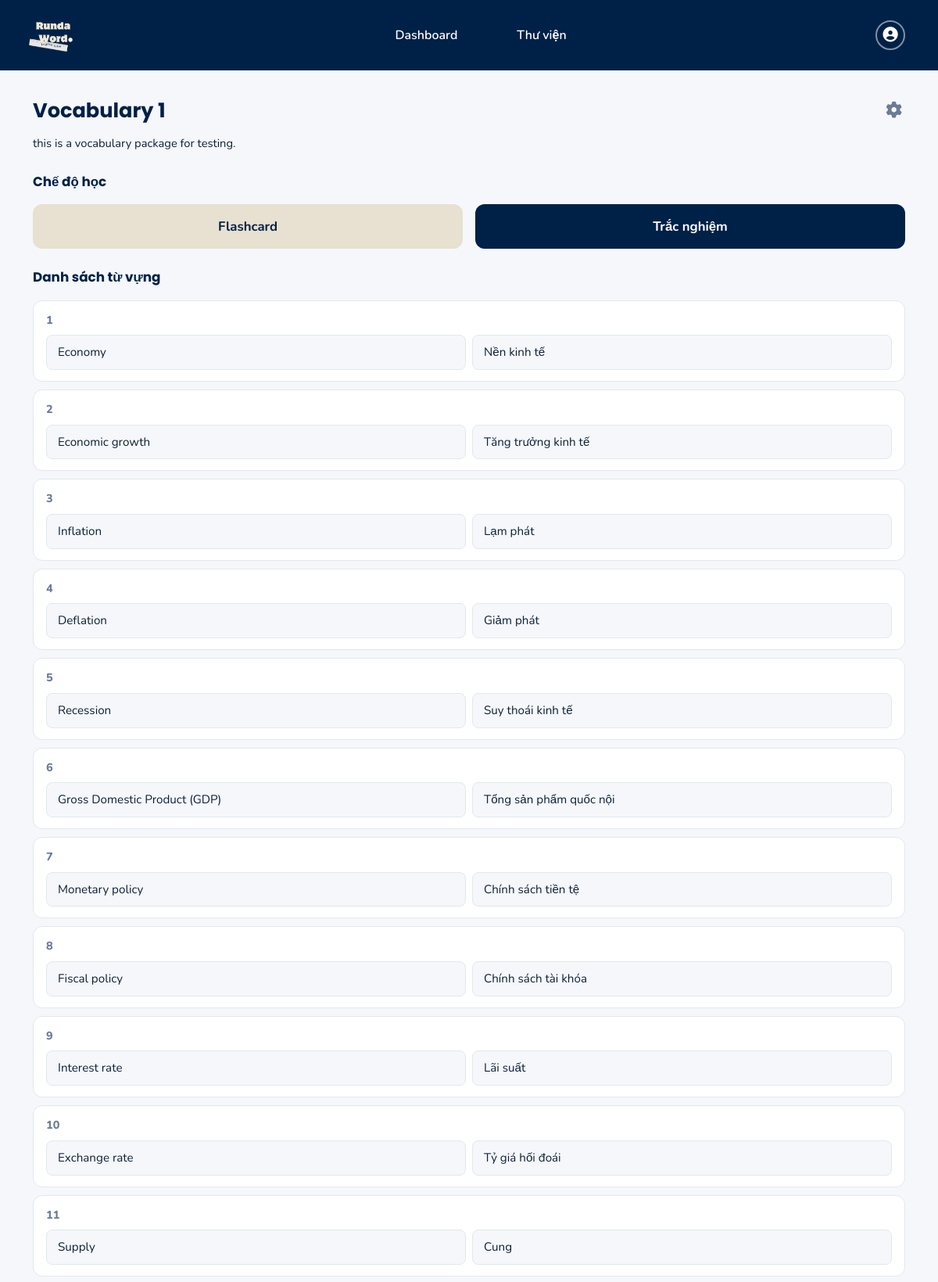
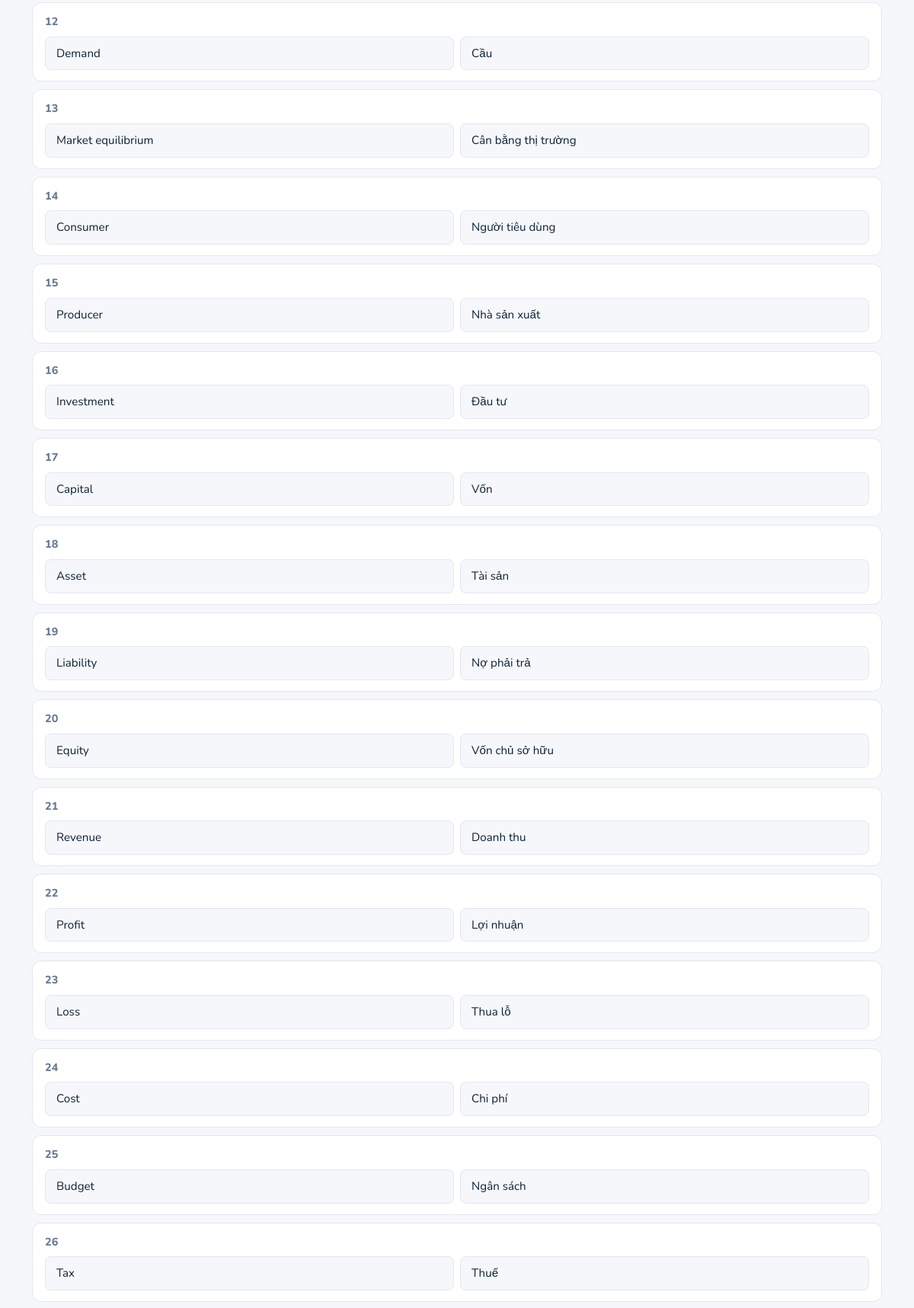
The page /package/4 (signed in, upper part) on the database its author committed (2 pictures, top to bottom).
### main.py (models this page shows)
class VocabPackage(db.Model):
    __tablename__ = 'vocab_packages'
    id = db.Column(db.Integer, primary_key=True)
    package_name = db.Column(db.String(100), nullable=False)
    package_description = db.Column(db.Text)
    created_at = db.Column(db.DateTime, default=datetime.utcnow)
    updated_at = db.Column(db.DateTime, default=datetime.utcnow)
    user_id = db.Column(db.Integer, db.ForeignKey('users.id'), nullable=False)
    vocabularies = db.relationship('Vocabulary', backref='package', lazy=True, cascade='all, delete-orphan')

class Vocabulary(db.Model):
    __tablename__ = 'vocabularies'
    id = db.Column(db.Integer, primary_key=True)
    word_en = db.Column(db.String(150), nullable=False)
    word_vi = db.Column(db.String(255), nullable=False)
    package_id = db.Column(db.Integer, db.ForeignKey('vocab_packages.id'), nullable=False)

### main.py (the view)
@app.route('/package/<int:package_id>')
@login_required
def package_detail(package_id):
    package = VocabPackage.query.get_or_404(package_id)
    if package.user_id != current_user.id:
        flash('Bạn không có quyền truy cập gói từ này!', 'danger')
        return redirect(url_for('packages'))
    return render_template('package_detail.html', package=package)

### main.py (called while the page is built)
@login_manager.user_loader
def load_user(user_id):
    return User.query.get(int(user_id))

### templates/package_detail.html (shortened to what this page needs)
{% extends "base.html" %}
{% block content %}
<div class="d-flex justify-content-between align-items-start mb-2">
    <div class="page-title mb-1">{{ package.package_name }}</div>
    <div class="dropdown">
        <button class="settings-btn" data-bs-toggle="dropdown">
            <i class="fas fa-cog"></i>
        </button>
    </div>
</div>
{% if package.package_description %}
<p style="color:var(--text);font-size:0.92rem;line-height:1.6;margin-bottom:24px;">{{ package.package_description }}</p>
{% endif %}
<div class="section-header">Chế độ học</div>
<div class="d-flex gap-3 mb-4">
    <a href="{{ url_for('flashcard', package_id=package.id) }}"
        class="btn btn-study-flashcard text-center">Flashcard</a>
    <a href="{{ url_for('quiz', package_id=package.id) }}" class="btn btn-study-quiz text-center">Trắc nghiệm</a>
</div>
<div class="section-header">Danh sách từ vựng</div>
{% if package.vocabularies %}
{% for vocab in package.vocabularies %}
<div class="vocab-row">
    <div class="vocab-num">{{ loop.index }}</div>
    <div class="row g-2">
        <div class="col-6">
            <div class="vocab-field">{{ vocab.word_en }}</div>
        </div>
        <div class="col-6">
            <div class="vocab-field">{{ vocab.word_vi }}</div>
        </div>
    </div>
</div>
{% endfor %}
{% else %}
<div class="rw-card text-center py-4">
    <i class="fas fa-inbox fa-2x mb-2" style="color:var(--muted)"></i>
    <p class="text-muted mb-2">Chưa có từ vựng nào</p>
    <a href="{{ url_for('edit_package', package_id=package.id) }}" class="btn btn-navy btn-sm">Thêm từ vựng</a>
</div>
{% endif %}
{% endblock %}

### static/css/main.css (style rules this page uses)
:root { --navy: #002147; --navy-light: #1a3a5c; --cream: #f0ebe0; --cream-btn: #e8e0d0; --accent: #1a5cad; --text: #0d2137; --muted: #6b7c93; --bg: #f5f7fa; --card-bg: #ffffff; --border: #e2e8f0; }
* { box-sizing: border-box; }
body { font-family: 'Nunito', sans-serif; background: var(--bg); color: var(--text); min-height: 100vh; display: flex; flex-direction: column; }
.btn-study-flashcard { background: var(--cream-btn); color: var(--navy); border: none; border-radius: 12px; font-weight: 700; font-size: 1.05rem; padding: 16px 28px; flex: 1; transition: background 0.15s; }
.btn-study-quiz { background: var(--navy); color: white; border: none; border-radius: 12px; font-weight: 700; font-size: 1.05rem; padding: 16px 28px; flex: 1; transition: background 0.15s; }
.vocab-row { background: white; border: 1px solid var(--border); border-radius: 12px; padding: 14px 16px; margin-bottom: 10px; }
.vocab-row .vocab-num { font-weight: 800; color: var(--muted); font-size: 0.9rem; margin-bottom: 8px; }
.vocab-field { background: var(--bg); border: 1px solid var(--border); border-radius: 8px; padding: 10px 14px; font-size: 0.95rem; width: 100%; }
.settings-btn { background: none; border: none; color: var(--muted); font-size: 1.3rem; cursor: pointer; padding: 4px; transition: color 0.15s; }
.section-header { font-family: 'Poppins', sans-serif; font-weight: 700; font-size: 1.05rem; color: var(--navy); margin-bottom: 16px; }
.page-title { font-family: 'Poppins', sans-serif; font-weight: 700; font-size: 1.6rem; color: var(--navy); margin-bottom: 4px; }

### rows shown on the page
VocabPackage: package_name "Vocabulary 1", package_description "this is a vocabulary package for testing."
Vocabulary: word_en "Economy", word_vi "Nền kinh tế"
Vocabulary: word_en "Economic growth", word_vi "Tăng trưởng kinh tế"
Vocabulary: word_en "Inflation", word_vi "Lạm phát"
Vocabulary: word_en "Deflation", word_vi "Giảm phát"
Vocabulary: word_en "Recession", word_vi "Suy thoái kinh tế"
Vocabulary: word_en "Gross Domestic Product (GDP)", word_vi "Tổng sản phẩm quốc nội"
Vocabulary: word_en "Monetary policy", word_vi "Chính sách tiền tệ"
Vocabulary: word_en "Fiscal policy", word_vi "Chính sách tài khóa"
Vocabulary: word_en "Interest rate", word_vi "Lãi suất"
Vocabulary: word_en "Exchange rate", word_vi "Tỷ giá hối đoái"
Vocabulary: word_en "Supply", word_vi "Cung"
Vocabulary: word_en "Demand", word_vi "Cầu"
Vocabulary: word_en "Market equilibrium", word_vi "Cân bằng thị trường"
Vocabulary: word_en "Consumer", word_vi "Người tiêu dùng"
Vocabulary: word_en "Producer", word_vi "Nhà sản xuất"
Vocabulary: word_en "Investment", word_vi "Đầu tư"
Vocabulary: word_en "Capital", word_vi "Vốn"
Vocabulary: word_en "Asset", word_vi "Tài sản"
Vocabulary: word_en "Liability", word_vi "Nợ phải trả"
Vocabulary: word_en "Equity", word_vi "Vốn chủ sở hữu"
Vocabulary: word_en "Revenue", word_vi "Doanh thu"
Vocabulary: word_en "Profit", word_vi "Lợi nhuận"
Vocabulary: word_en "Loss", word_vi "Thua lỗ"
Vocabulary: word_en "Cost", word_vi "Chi phí"
Vocabulary: word_en "Budget", word_vi "Ngân sách"
Vocabulary: word_en "Tax", word_vi "Thuế"
